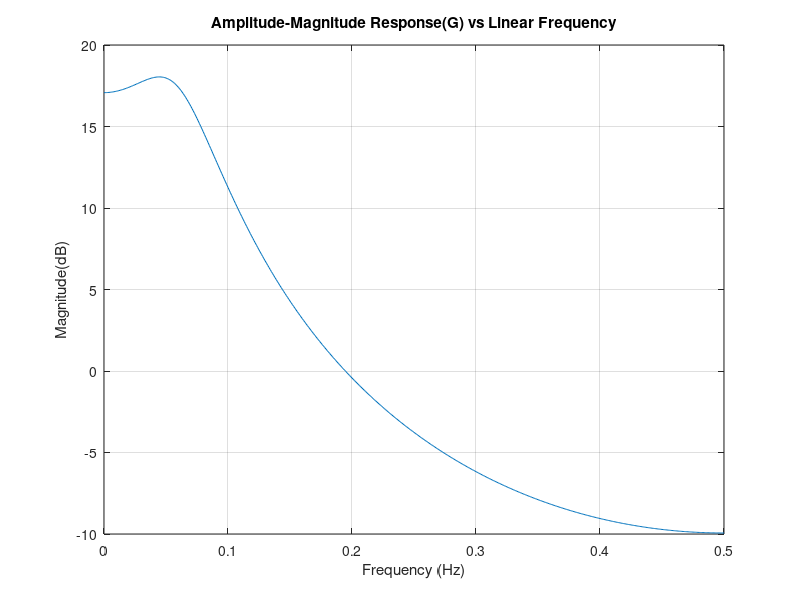
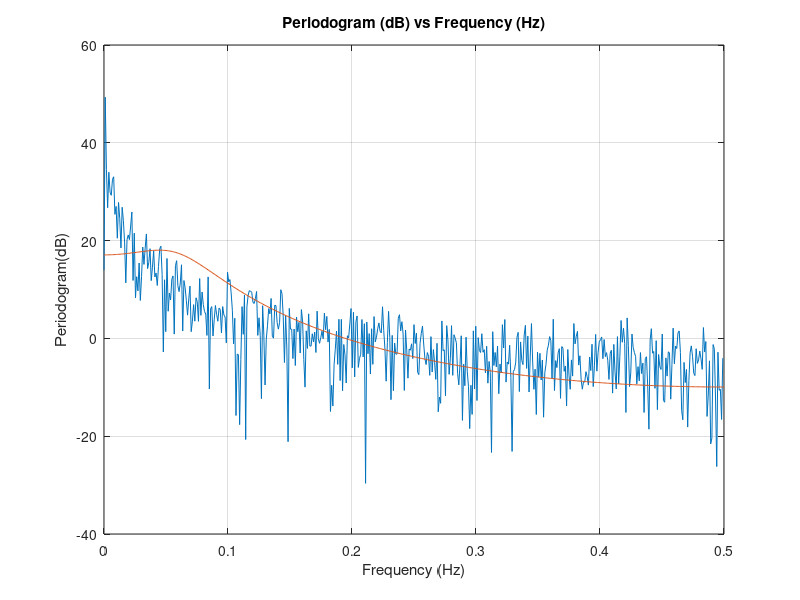

Write MATLAB code to recreate these figures, in order. (Note: this script raises an error after producing the figures.)

%% Signal AN Lab 2

%% ##### Task 1 #####

% Task1.1 Task 1: The Periodogram and Averaging

% Given x[n] - 1.5x[n-1] + 0.64x[n-2] = e[n], AR(2) model
% The syntax is G = freqz(B,A,2*pi*f0);, where B=1; and A=[1 -1.5 0.64]; 
% represent the numerator and denominator polynomials, respectively. Plot the amplitude in dB, using 20*log10(abs(G));, versus the linear frequency scale f0.
%The Plot of the True Spectrum

B=1; 
A=[1,-1.5,0.64]; %Filter cofficients, from the AR(2) model
f0 =[0:0.001:0.5] ;
G=freqz(B,A,2*pi*f0);
G_dB=20*log10(abs(G));
figure(1)
plot(f0,G_dB) % This is the plot of the true spectrum
title('Amplitude-Magnitude Response(G) vs Linear Frequency')
xlabel('Frequency (Hz)')
ylabel('Magnitude(dB)')
grid on


%% Task 1.2
% The given information to generate a periodogram
% This is Gaussian random noise variables, W.
N=1024; 
L=50;
W=randn(N,L); 
X=filter(1,[1 -1],W);
x=X(L+1:end);
f0=0:0.001:0.5;

XX=fft(x,N); 
P=XX.*conj(XX)/N;
P=P(1:N/2);
f=0:1/N:(N-1)/(2*N);
P_dB=10*log10(abs(P));
figure(2)
plot(f,P_dB)
title('Periodogram (dB) vs Frequency (Hz)')
xlabel('Frequency (Hz)')
ylabel('Periodogram(dB)')
grid on

hold on
plot(f0,G_dB)
hold off

%% Task 1.3

N=1024;
L=50;
W=randn(N,L); 
X=filter(1,[1 -1],W);
x=X(L+1:end);
k1=4;
k2=16;
M1=N/k1
M2=N/k2
xx=reshape(x,[M1,k1]);
xx=reshape(x,[M2,k2]);
XX=fft(xx,N);
PP=XX.*conj(XX)/M;
PB=mean(PP');
PB=PB(1:N/2)';



%% ##### Task 2 #####

%% Task2.1


%% Task2.2


%% Task2.3
PW=pwelch(x,window,[],2*pi*f)*2*pi;


%###Parametric Model Estimation  ###










A = [1 -2.7607 3.8106 -2.6535 0.9238];
[H,F] = freqz(1,A,[],1);
plot(F,20*log10(abs(H)))
title('Amplitude-Magnitude Response(H) vs Linear Frequency')
xlabel('Frequency (Hz)')
ylabel('PSD (dB/Hz)')
rng default

x = randn(1000,1);
y = filter(1,A,x);
[Pxx,F] = pyulear(y,6,512,1); % Equal to true spectrum when order>5
hold on
plot(F,10*log10(Pxx))
legend('True Power Spectral Density','pyulear PSD Estimate')
% Comment on change of ORder:
% If order=1 The PSD is way bad then the true model order
% and if p=100 it became equal to the true order but with lot of added
% noise (fluctuations shows noise is added).




%% ##### Task 5 #####

% Task 5.1
% Compute N=8192 samples of the ARMA process:
%   x[n]-0.24*x[n-1] + 0.08*x[n-2] - 0.37*x[n-3] + 0.52*x[n-4] = e[n]+0.56*e[n-1]+0.81*e[n-2].

N=8192; L=1;
X=randn(N,L); % Gaussian random variables.
B=[1 0.56 0.81]; A=[1 -0.24 0.08 -0.37 0.52]; % Filter cofficeints (noise and o/p)
Y=filter(B,A,X); % Geenration of ARMA model using filter command
t = linspace(-pi,pi,N);
plot(t,X)
% hold on
plot(t,Y)
legend('Input Data','Filtered Data')
hold off
% f=0:0.001:0.5;
f = linspace(-pi,pi,512);
G=freqz(Y,2*pi*f);
G_dB=20*log10(abs(G));
figure(1)
plot(f,G_dB) % This is a true spectrum
title('Filter magnitude Response G vr frequency')
xlabel('Linear Frequency(Hz)')
ylabel('Magnitude Response(dB)')

%% Task 5.2####

%% Task 5.3####

N=8192; L=1;
X=randn(N,L); % Gaussian random variables.
B=[1]; A=[1 -0.24 0.08 -0.37 0.52]; % Filter cofficeints (noise and o/p)
Y=filter(B,A,X); % Geenration of AR model using filter command
% True spectrum
f=0:0.001:0.5;
G=freqz(Y,2*pi*f);
G_dB=20*log10(abs(G));
plot(G_dB)
hold on
[Pxx,F] = pyulear(Y,25,1024,1); 
plot(F,10*log10(Pxx))
legend('True Power Spectral Density','pyulear PSD Estimate')







%% ##### Task 6 #####

% x[n]=d[n]+w[n];
%   d[n]-0.13*d[n-1] + 0.9*d[n-2]= ed[n] (AR Process)
%   w[n]=ew[n]-0.8ew*d[n-1] + 0.2*ew[n-2] (MA Process)
% AR filter cofficeients
B_ar=[1]; 
A_ar=[1 -0.13 0.9]; 
B_ma=[1 -0.8 0.2]; 
A_ma=[1];
%
% Task 6.1
d=randn(1024,1); e=randn(1024,1);
Y_ar=filter(B_ar,A_ar,d); 
Y_ma=filter(B_ma,A_ma,e); 
f=0:0.001:0.5;
G=freqz(Y_ar,2*pi*f);
G_dB_AR=20*log10(abs(G));
plot(G_dB_AR)
hold on    
G=freqz(Y_ma,2*pi*f);
G_dB_MA=20*log10(abs(G));
plot(G_dB_MA)
title('Filter magnitude Response G vr frequency')
xlabel('Linear frequency')
ylabel('Magnitude response')
legend('Desired Signal response','Disturbance response')
% Comments: The graphs shows that the desired signal can select a range of
% frequencies which is a band pass characteristics whereas noise act as
% high pass filter because its response value started increasing with the
% increase in frequency which proves that it act is a high pass filter.
